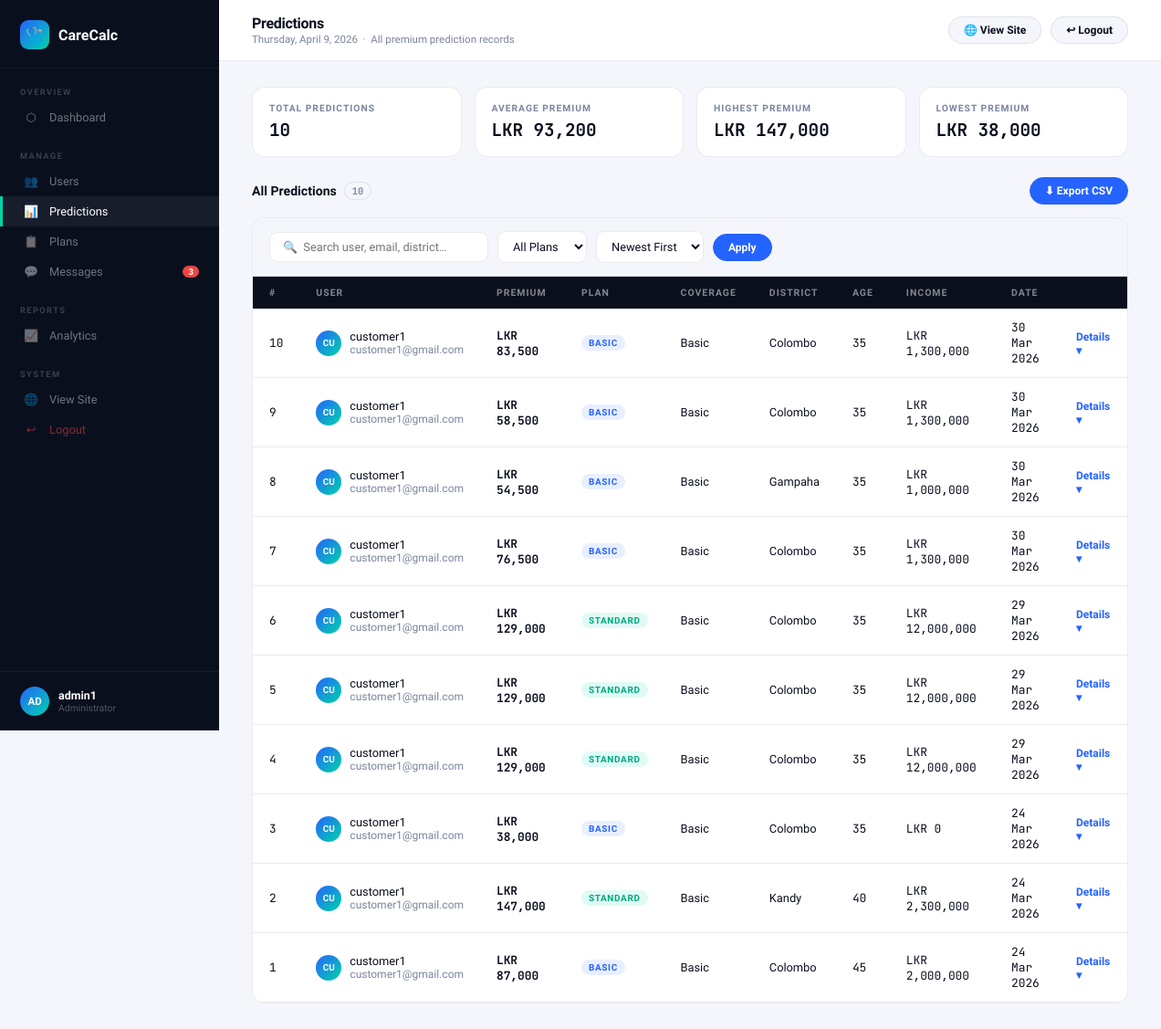
/admin_predictions.php (signed in), run on the app's committed database.
### tables this page shows
CREATE TABLE IF NOT EXISTS `predictions` (
  `id` int NOT NULL AUTO_INCREMENT,
  `user_id` int NOT NULL,
  `predicted_premium` decimal(12,2) NOT NULL,
  `recommended_plan` varchar(20) NOT NULL,
  `gender` tinyint(1) NOT NULL DEFAULT '0',
  `age` int NOT NULL,
  `bmi` decimal(5,1) NOT NULL,
  `smoker` tinyint(1) NOT NULL DEFAULT '0',
  `alcohol_use` tinyint(1) NOT NULL DEFAULT '0',
  `coverage_plan` varchar(20) NOT NULL,
  `district` varchar(50) NOT NULL,
  `heart_disease` tinyint(1) NOT NULL DEFAULT '0',
  `diabetes` tinyint(1) NOT NULL DEFAULT '0',
  `hypertension` tinyint(1) NOT NULL DEFAULT '0',
  `asthma` tinyint(1) NOT NULL DEFAULT '0',
  `marital_status` varchar(20) NOT NULL,
  `number_of_children` int NOT NULL DEFAULT '0',
  `annual_income` bigint NOT NULL,
  `hospitalization_last_5yrs` int NOT NULL DEFAULT '0',
  `created_at` datetime NOT NULL DEFAULT CURRENT_TIMESTAMP,
  PRIMARY KEY (`id`),
  KEY `idx_user_id` (`user_id`),
  KEY `idx_created_at` (`created_at`)
);

CREATE TABLE IF NOT EXISTS `users` (
  `id` int NOT NULL AUTO_INCREMENT,
  `username` varchar(100) NOT NULL,
  `email` varchar(100) NOT NULL,
  `password` varchar(255) NOT NULL,
  `city` varchar(100) DEFAULT NULL,
  `contact` varchar(20) DEFAULT NULL,
  `role` enum('user','admin') NOT NULL DEFAULT 'user',
  `created_at` timestamp NULL DEFAULT CURRENT_TIMESTAMP,
  `is_blocked` tinyint(1) NOT NULL DEFAULT '0',
  PRIMARY KEY (`id`),
  UNIQUE KEY `email` (`email`)
);

### admin_predictions.php (the view, shortened to what this page needs)
<?php
include "config.php";
$search = trim($_GET['q'] ?? '');
$plan_f = $_GET['plan'] ?? 'all';
$sort   = in_array($_GET['sort'] ?? '', ['asc','desc']) ? $_GET['sort'] : 'desc';
$where = "WHERE 1=1";
$params = []; $types = "";
$per_page = 20;
$page = max(1, intval($_GET['p'] ?? 1));
$offset = ($page-1)*$per_page;
$cs = $conn->prepare("SELECT COUNT(*) c FROM predictions p JOIN users u ON p.user_id=u.id $where");
$cs->execute();
$total_rows = $cs->get_result()->fetch_assoc()['c'];
$stmt = $conn->prepare("
    SELECT p.id, p.predicted_premium, p.recommended_plan, p.coverage_plan,
           p.age, p.gender, p.bmi, p.district, p.smoker, p.alcohol_use,
           p.heart_disease, p.diabetes, p.hypertension, p.asthma,
           p.annual_income, p.number_of_children, p.hospitalization_last_5yrs,
           p.created_at, u.username, u.email, p.user_id
    FROM predictions p JOIN users u ON p.user_id=u.id
    $where ORDER BY p.created_at $sort LIMIT ? OFFSET ?
");
$ap = array_merge($params, [$per_page, $offset]); $at = $types."ii";
$stmt->bind_param($at, ...$ap);
$stmt->execute();
$preds = $stmt->get_result();
$stats = $conn->query("SELECT COUNT(*) total, AVG(predicted_premium) avg, MAX(predicted_premium) mx, MIN(predicted_premium) mn FROM predictions")->fetch_assoc();
?>
<!DOCTYPE html>
<html lang="en">
<head>
</head>
<body>
<?php include 'admin_sidebar.php'; ?>
<div class="a-main">
<?php include 'admin_topbar.php'; ?>
<div class="a-content">
<div class="stats-mini fade-in d1">
    <div class="stat-mini"><div class="stat-mini-label">Total Predictions</div><div class="stat-mini-val"><?= number_format($stats['total']) ?></div></div>
    <div class="stat-mini"><div class="stat-mini-label">Average Premium</div><div class="stat-mini-val">LKR <?= $stats['avg'] ? number_format($stats['avg'],0) : '—' ?></div></div>
    <div class="stat-mini"><div class="stat-mini-label">Highest Premium</div><div class="stat-mini-val">LKR <?= $stats['mx'] ? number_format($stats['mx'],0) : '—' ?></div></div>
    <div class="stat-mini"><div class="stat-mini-label">Lowest Premium</div><div class="stat-mini-val">LKR <?= $stats['mn'] ? number_format($stats['mn'],0) : '—' ?></div></div>
</div>
<div class="sec-header">
    <div class="sec-title">All Predictions <span class="sec-count"><?= $total_rows ?></span></div>
    <a href="?export=1" class="tb-btn primary">⬇ Export CSV</a>
</div>
<div class="tbl-wrap fade-in d2">
    <div class="filter-bar">
        <form method="GET" style="display:flex;align-items:center;gap:10px;width:100%;">
            <input class="filter-input" type="text" name="q" placeholder="🔍  Search user, email, district…" value="<?= htmlspecialchars($search) ?>">
            <select class="filter-select" name="plan" onchange="this.form.submit()">
                <option value="all" <?= $plan_f==='all'?'selected':'' ?>>All Plans</option>
            </select>
            <select class="filter-select" name="sort" onchange="this.form.submit()">
                <option value="desc" <?= $sort==='desc'?'selected':'' ?>>Newest First</option>
            </select>
            <button type="submit" class="tb-btn primary">Apply</button>
        </form>
    </div>
    <table class="cc-table">
        <thead>
            <tr><th>#</th><th>User</th><th>Premium</th><th>Plan</th><th>Coverage</th><th>District</th><th>Age</th><th>Income</th><th>Date</th><th></th></tr>
        </thead>
        <tbody>
        <?php while($p = $preds->fetch_assoc()): ?>
        <tr onclick="toggleDetail(<?= $p['id'] ?>)" style="cursor:pointer;">
            <td class="mono"><?= $p['id'] ?></td>
            <td>
                <div class="user-cell">
                    <div class="mini-avatar"><?= strtoupper(substr($p['username'],0,2)) ?></div>
                    <div>
                        <div><?= htmlspecialchars($p['username']) ?></div>
                        <div class="cell-muted"><?= htmlspecialchars($p['email']) ?></div>
                    </div>
                </div>
            </td>
            <td style="font-family:'JetBrains Mono',monospace;font-weight:700;color:var(--ink);">LKR <?= number_format($p['predicted_premium'],0) ?></td>
            <td><span class="plan-chip plan-<?= strtolower($p['recommended_plan']) ?>"><?= $p['recommended_plan'] ?></span></td>
            <td><?= htmlspecialchars($p['coverage_plan']) ?></td>
            <td><?= htmlspecialchars($p['district']) ?></td>
            <td class="mono"><?= $p['age'] ?></td>
            <td class="mono">LKR <?= number_format($p['annual_income'],0) ?></td>
            <td class="mono"><?= date('d M Y', strtotime($p['created_at'])) ?></td>
            <td><span style="color:var(--accent);font-size:0.75rem;font-weight:600;">Details ▾</span></td>
        </tr>
        <?php endwhile; ?>
        </tbody>
    </table>
</div>
</div></div>
</body></html>

### data on the page
predictions: id "10", user.username "CU", user.username "customer1", user.email "customer1@gmail.com", predicted_premium "83,500", recommended_plan "BASIC", coverage_plan "Basic", district "Colombo", age "35", annual_income "1,300,000", created_at "30 Mar 2026"
predictions: id "9", user.username "CU", user.username "customer1", user.email "customer1@gmail.com", predicted_premium "58,500", recommended_plan "BASIC", coverage_plan "Basic", district "Colombo", age "35", annual_income "1,300,000", created_at "30 Mar 2026"
predictions: id "8", user.username "CU", user.username "customer1", user.email "customer1@gmail.com", predicted_premium "54,500", recommended_plan "BASIC", coverage_plan "Basic", district "Gampaha", age "35", annual_income "1,000,000", created_at "30 Mar 2026"
predictions: id "7", user.username "CU", user.username "customer1", user.email "customer1@gmail.com", predicted_premium "76,500", recommended_plan "BASIC", coverage_plan "Basic", district "Colombo", age "35", annual_income "1,300,000", created_at "30 Mar 2026"
predictions: id "6", user.username "CU", user.username "customer1", user.email "customer1@gmail.com", predicted_premium "129,000", recommended_plan "STANDARD", coverage_plan "Basic", district "Colombo", age "35", annual_income "12,000,000", created_at "29 Mar 2026"
predictions: id "5", user.username "CU", user.username "customer1", user.email "customer1@gmail.com", predicted_premium "129,000", recommended_plan "STANDARD", coverage_plan "Basic", district "Colombo", age "35", annual_income "12,000,000", created_at "29 Mar 2026"
predictions: id "4", user.username "CU", user.username "customer1", user.email "customer1@gmail.com", predicted_premium "129,000", recommended_plan "STANDARD", coverage_plan "Basic", district "Colombo", age "35", annual_income "12,000,000", created_at "29 Mar 2026"
predictions: id "3", user.username "CU", user.username "customer1", user.email "customer1@gmail.com", predicted_premium "38,000", recommended_plan "BASIC", coverage_plan "Basic", district "Colombo", age "35", annual_income "0", created_at "24 Mar 2026"
predictions: id "2", user.username "CU", user.username "customer1", user.email "customer1@gmail.com", predicted_premium "147,000", recommended_plan "STANDARD", coverage_plan "Basic", district "Kandy", age "40", annual_income "2,300,000", created_at "24 Mar 2026"
predictions: id "1", user.username "CU", user.username "customer1", user.email "customer1@gmail.com", predicted_premium "87,000", recommended_plan "BASIC", coverage_plan "Basic", district "Colombo", age "45", annual_income "2,000,000", created_at "24 Mar 2026"

### other printed values
$item['section'] "OVERVIEW"
$item['icon'] "⬡"
$item['label'] "Dashboard"
$item['section'] "MANAGE"
$item['icon'] "👥"
$item['label'] "Users"
$item['icon'] "📊"
$item['label'] "Predictions"
$item['icon'] "📋"
$item['label'] "Plans"
$item['icon'] "💬"
$item['label'] "Messages"
$item['badge'] "3"
$item['section'] "REPORTS"
$item['icon'] "📈"
